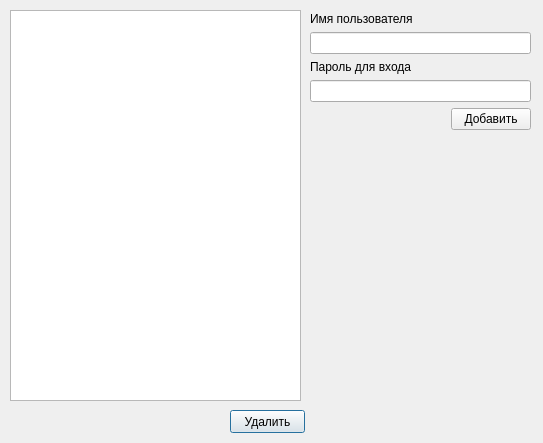
<?xml version="1.0" encoding="UTF-8"?>
<ui version="4.0">
 <class>AdminForm</class>
 <widget class="QDialog" name="AdminForm">
  <property name="geometry">
   <rect>
    <x>0</x>
    <y>0</y>
    <width>543</width>
    <height>443</height>
   </rect>
  </property>
  <property name="windowTitle">
   <string>Form</string>
  </property>
  <widget class="QTableView" name="tableUser">
   <property name="geometry">
    <rect>
     <x>10</x>
     <y>10</y>
     <width>291</width>
     <height>391</height>
    </rect>
   </property>
  </widget>
  <widget class="QPushButton" name="DeleteUser">
   <property name="geometry">
    <rect>
     <x>230</x>
     <y>410</y>
     <width>75</width>
     <height>23</height>
    </rect>
   </property>
   <property name="text">
    <string>Удалить</string>
   </property>
  </widget>
  <widget class="QWidget" name="">
   <property name="geometry">
    <rect>
     <x>310</x>
     <y>12</y>
     <width>221</width>
     <height>391</height>
    </rect>
   </property>
   <layout class="QGridLayout" name="gridLayout">
    <item row="0" column="0">
     <widget class="QLabel" name="label">
      <property name="text">
       <string>Имя пользователя</string>
      </property>
     </widget>
    </item>
    <item row="1" column="0" colspan="2">
     <widget class="QLineEdit" name="UserName"/>
    </item>
    <item row="2" column="0">
     <widget class="QLabel" name="label_2">
      <property name="text">
       <string>Пароль для входа</string>
      </property>
     </widget>
    </item>
    <item row="3" column="0" colspan="2">
     <widget class="QLineEdit" name="UserPassword"/>
    </item>
    <item row="4" column="0" colspan="2">
     <layout class="QHBoxLayout" name="horizontalLayout">
      <item>
       <spacer name="horizontalSpacer">
        <property name="orientation">
         <enum>Qt::Horizontal</enum>
        </property>
        <property name="sizeHint" stdset="0">
         <size>
          <width>40</width>
          <height>20</height>
         </size>
        </property>
       </spacer>
      </item>
      <item>
       <widget class="QPushButton" name="AddUser">
        <property name="text">
         <string>Добавить</string>
        </property>
       </widget>
      </item>
     </layout>
    </item>
    <item row="5" column="1">
     <spacer name="verticalSpacer">
      <property name="orientation">
       <enum>Qt::Vertical</enum>
      </property>
      <property name="sizeHint" stdset="0">
       <size>
        <width>20</width>
        <height>40</height>
       </size>
      </property>
     </spacer>
    </item>
   </layout>
  </widget>
 </widget>
 <resources/>
 <connections/>
</ui>
